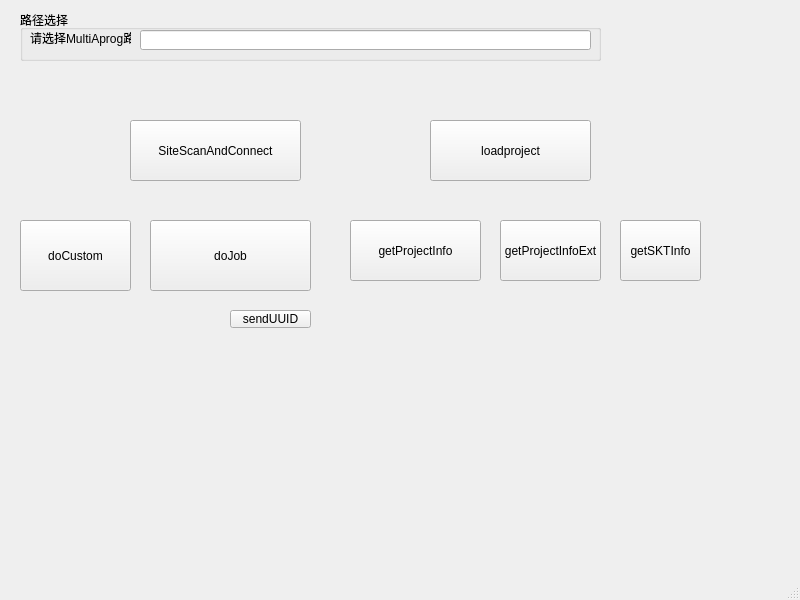
<?xml version="1.0" encoding="UTF-8"?>
<ui version="4.0">
 <class>MainWindow</class>
 <widget class="QMainWindow" name="MainWindow">
  <property name="geometry">
   <rect>
    <x>0</x>
    <y>0</y>
    <width>800</width>
    <height>600</height>
   </rect>
  </property>
  <property name="windowTitle">
   <string>MainWindow</string>
  </property>
  <widget class="QWidget" name="centralwidget">
   <widget class="QPushButton" name="SiteScanAndConnect">
    <property name="geometry">
     <rect>
      <x>130</x>
      <y>120</y>
      <width>171</width>
      <height>61</height>
     </rect>
    </property>
    <property name="text">
     <string>SiteScanAndConnect</string>
    </property>
   </widget>
   <widget class="QPushButton" name="loadproject">
    <property name="geometry">
     <rect>
      <x>430</x>
      <y>120</y>
      <width>161</width>
      <height>61</height>
     </rect>
    </property>
    <property name="text">
     <string>loadproject</string>
    </property>
   </widget>
   <widget class="QPushButton" name="doJob">
    <property name="geometry">
     <rect>
      <x>150</x>
      <y>220</y>
      <width>161</width>
      <height>71</height>
     </rect>
    </property>
    <property name="text">
     <string>doJob</string>
    </property>
   </widget>
   <widget class="QGroupBox" name="groupBox">
    <property name="geometry">
     <rect>
      <x>20</x>
      <y>10</y>
      <width>581</width>
      <height>51</height>
     </rect>
    </property>
    <property name="title">
     <string>路径选择</string>
    </property>
    <widget class="QLabel" name="label">
     <property name="geometry">
      <rect>
       <x>10</x>
       <y>20</y>
       <width>101</width>
       <height>16</height>
      </rect>
     </property>
     <property name="text">
      <string>请选择MultiAprog路径:</string>
     </property>
    </widget>
    <widget class="QLineEdit" name="lineEdit">
     <property name="geometry">
      <rect>
       <x>120</x>
       <y>20</y>
       <width>451</width>
       <height>20</height>
      </rect>
     </property>
    </widget>
   </widget>
   <widget class="QPushButton" name="getProjectInfo">
    <property name="geometry">
     <rect>
      <x>350</x>
      <y>220</y>
      <width>131</width>
      <height>61</height>
     </rect>
    </property>
    <property name="text">
     <string>getProjectInfo</string>
    </property>
   </widget>
   <widget class="QPushButton" name="doCustom">
    <property name="geometry">
     <rect>
      <x>20</x>
      <y>220</y>
      <width>111</width>
      <height>71</height>
     </rect>
    </property>
    <property name="text">
     <string>doCustom</string>
    </property>
   </widget>
   <widget class="QPushButton" name="getProjectInfoExt">
    <property name="geometry">
     <rect>
      <x>500</x>
      <y>220</y>
      <width>101</width>
      <height>61</height>
     </rect>
    </property>
    <property name="text">
     <string>getProjectInfoExt</string>
    </property>
   </widget>
   <widget class="QPushButton" name="getSKTInfo">
    <property name="geometry">
     <rect>
      <x>620</x>
      <y>220</y>
      <width>81</width>
      <height>61</height>
     </rect>
    </property>
    <property name="text">
     <string>getSKTInfo</string>
    </property>
   </widget>
   <widget class="QPushButton" name="sendUUID">
    <property name="geometry">
     <rect>
      <x>230</x>
      <y>310</y>
      <width>81</width>
      <height>18</height>
     </rect>
    </property>
    <property name="text">
     <string>sendUUID</string>
    </property>
   </widget>
  </widget>
  <widget class="QMenuBar" name="menubar">
   <property name="geometry">
    <rect>
     <x>0</x>
     <y>0</y>
     <width>800</width>
     <height>18</height>
    </rect>
   </property>
  </widget>
  <widget class="QStatusBar" name="statusbar"/>
 </widget>
 <resources/>
 <connections/>
</ui>
